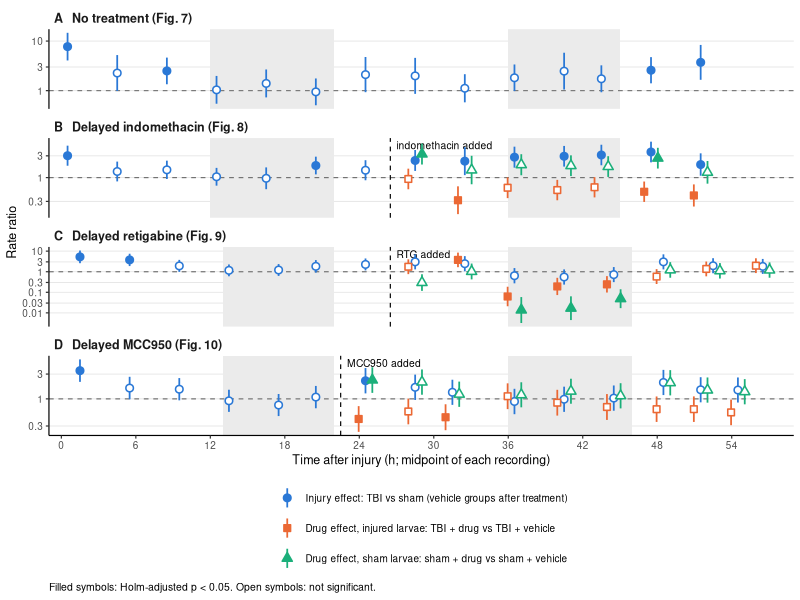
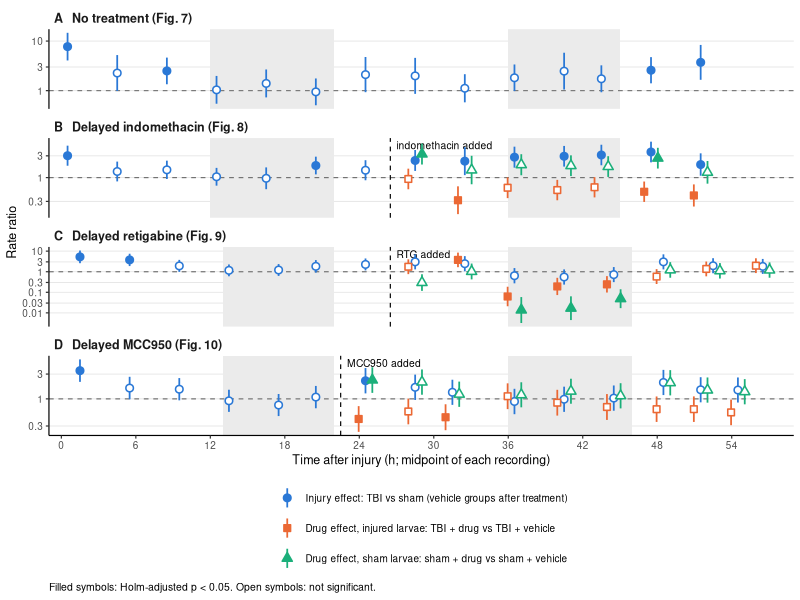
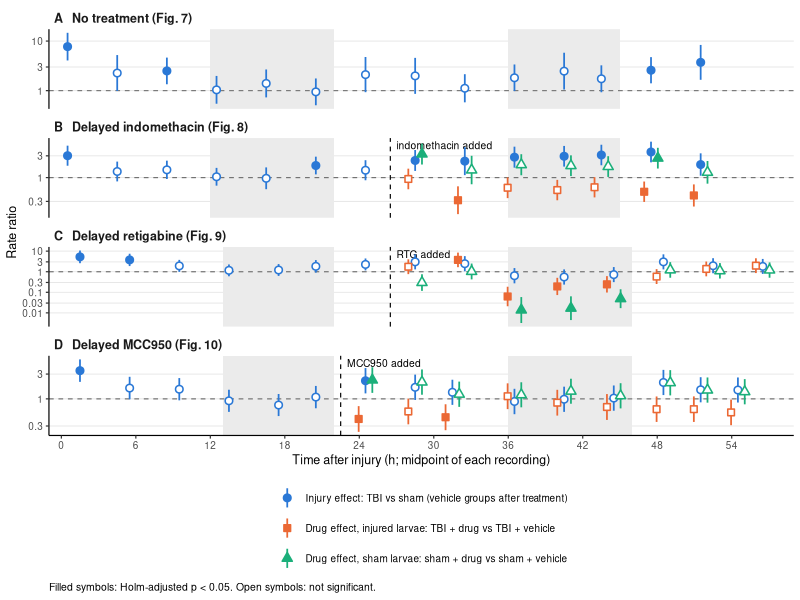

Source code (R) for these figures, in order:
# Supplemental Fig. 8: model-estimated rate ratios from results_R.csv
# Run after supp_fig8_models.R, from the same folder (Session > Set Working Directory > To Source File Location).
# Needs ggplot2:  install.packages("ggplot2")
# Writes Supplemental_Fig8.pdf (vector) and Supplemental_Fig8.tiff (600 dpi) into this folder.

library(ggplot2)

res <- read.csv("results_R.csv", stringsAsFactors = FALSE)

# x position: midpoint of each recording, in hours after injury
res$time <- sapply(strsplit(res$tp, "-"), function(z) mean(as.numeric(z)))

# three series per panel, offset slightly so their error bars don't overlap
series_labels <- c("Injury effect: TBI vs sham (vehicle groups after treatment)",
                   "Drug effect, injured larvae: TBI + drug vs TBI + vehicle",
                   "Drug effect, sham larvae: sham + drug vs sham + vehicle")
res$series <- ifelse(grepl("^TBI vs sham", res$contrast), series_labels[1],
               ifelse(res$contrast == "Drug vs vehicle (injured)", series_labels[2], series_labels[3]))
res$series <- factor(res$series, levels = series_labels)
res$x <- res$time + c(0, -0.55, 0.55)[as.integer(res$series)]

# filled symbol = Holm-adjusted p < 0.05; open symbol = not significant
res$fill_key <- ifelse(res$p_holm < 0.05, as.character(res$series), "ns")

titles <- c(A = "A   No treatment (Fig. 7)",
            B = "B   Delayed indomethacin (Fig. 8)",
            C = "C   Delayed retigabine (Fig. 9)",
            D = "D   Delayed MCC950 (Fig. 10)")
res$panel_lab <- factor(titles[res$panel], levels = titles)

# dark phases (grey) and time of drug addition (dashed line) for each panel
dark <- data.frame(panel = c("A", "A", "B", "B", "C", "C", "D", "D"),
                   xmin  = c(12, 36, 12, 36, 13, 36, 13, 36),
                   xmax  = c(22, 45, 22, 45, 22, 46, 22, 46))
dark$panel_lab <- factor(titles[dark$panel], levels = titles)
drug <- data.frame(panel = c("B", "C", "D"), x = c(26.5, 26.5, 22.5),
                   label = c("indomethacin added", "RTG added", "MCC950 added"))
drug$panel_lab <- factor(titles[drug$panel], levels = titles)

cols   <- setNames(c("#2a78d6", "#eb6834", "#1baf7a"), series_labels)
shapes <- setNames(c(21, 22, 24), series_labels)
fills  <- c(cols, ns = "white")

p <- ggplot(res, aes(x = x, y = RR)) +
  geom_rect(data = dark, aes(xmin = xmin, xmax = xmax, ymin = 0, ymax = Inf),  # ymin = 0, not -Inf: on a log axis 0 maps to the panel floor
            inherit.aes = FALSE, fill = "grey92") +
  geom_hline(yintercept = 1, linetype = "dashed", colour = "grey45", linewidth = 0.4) +
  geom_vline(data = drug, aes(xintercept = x), linetype = "dashed", linewidth = 0.4) +
  geom_text(data = drug, aes(x = x + 0.5, y = Inf, label = label),
            inherit.aes = FALSE, hjust = 0, vjust = 1.4, size = 2.6) +
  geom_linerange(aes(ymin = lo, ymax = hi, colour = series), linewidth = 0.6) +
  geom_point(aes(colour = series, shape = series, fill = fill_key), size = 2, stroke = 0.8) +
  scale_colour_manual(values = cols, name = NULL) +
  scale_shape_manual(values = shapes, name = NULL) +
  scale_fill_manual(values = fills, guide = "none") +
  guides(colour = guide_legend(ncol = 1, override.aes = list(fill = unname(cols))),
         shape  = guide_legend(ncol = 1, override.aes = list(fill = unname(cols)))) +
  scale_y_log10(breaks = c(0.01, 0.03, 0.1, 0.3, 1, 3, 10, 30),
                labels = c("0.01", "0.03", "0.1", "0.3", "1", "3", "10", "30")) +
  scale_x_continuous(breaks = seq(0, 54, 6), limits = c(-1, 59), expand = c(0, 0)) +
  facet_wrap(~ panel_lab, ncol = 1, scales = "free_y") +
  labs(x = "Time after injury (h; midpoint of each recording)", y = "Rate ratio",
       caption = "Filled symbols: Holm-adjusted p < 0.05. Open symbols: not significant.") +
  theme_classic(base_size = 9) +
  theme(strip.background = element_blank(),
        strip.text = element_text(hjust = 0, face = "bold", size = 9),
        panel.grid.major.y = element_line(colour = "grey90", linewidth = 0.3),
        legend.position = "bottom",
        plot.caption = element_text(hjust = 0, size = 7.5))

ggsave("Supplemental_Fig8.pdf",  p, width = 7, height = 9.5)
ggsave("Supplemental_Fig8.tiff", p, width = 7, height = 9.5, dpi = 600, compression = "lzw")
print(p)
